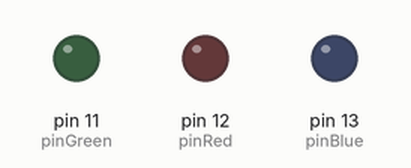
Recording of a sketch running on a simulated Arduino Uno, built with avr-gcc and run on an emulated ATmega328P. On the bench: output pins drawn as LEDs (lit = HIGH).

Above: at 1.5 s.
At 3.5 s:
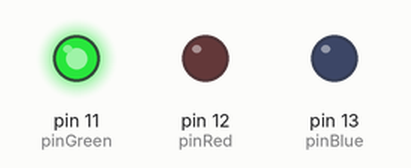
At 6.5 s:
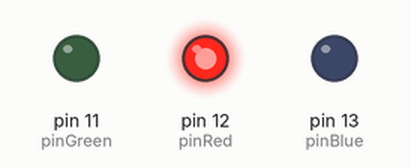
At 7.5 s:
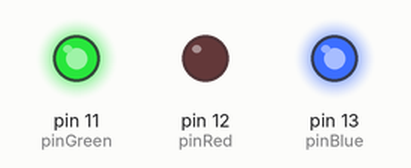
Timing chart, 0 to 10.4 s (numbered marks = the images above):
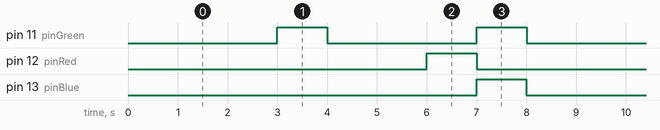

The sketch:

jdiaz88Lab1.ino
```cpp
// Jacob Diaz
// jdiaz88
// Link To Video:
//              https://youtu.be/6Df0rCVvcEQ

int pinBlue =  13;
int blueState = LOW;
unsigned long rememberedMillis1 = 0;

int pinRed =  12;
int redState = LOW;
unsigned long rememberedMillis2 = 0;

int pinGreen =  11;
int greenState = LOW;
unsigned long rememberedMillis3 = 0;


void setup() {
  // put your setup code here, to run once:
  pinMode(pinBlue, OUTPUT);
    pinMode(pinRed, OUTPUT);
      pinMode(pinGreen, OUTPUT);
    Serial.begin(9600);

}

void loop() {
flickerLight( pinBlue,  blueState,  rememberedMillis1,  1000,  7000);
flickerLight( pinRed,   redState,   rememberedMillis2,  1000,  6000);
flickerLight( pinGreen, greenState, rememberedMillis3,  1000,  3000);
}

void flickerLight(int ledPin, int &ledState,unsigned long &rememberedMillis, long durationOn, long durationOff){
      switch(ledState) {
        // If the led is ON
          case HIGH:
            // Check if the current time in millis + remembered millis is > duration it is supposed to be on
                if((millis() - rememberedMillis) > durationOn){
                  ledState = LOW;  // Turn off
                  rememberedMillis = millis();
                }
                break;

         // If the led is OFF
          case LOW:
            // Check if the current time in millis + remembered millis is > duration it is supposed to be off
                if((millis() - rememberedMillis) > durationOff){
                  ledState = HIGH;  //turn on
                  rememberedMillis = millis();
                }
                break;
         default:
                break;
      }
      digitalWrite(ledPin, ledState);
  }
```

Measured:
- by itself, pin 11 (pinGreen): alternates HIGH for 1.0 s and LOW for 3.0 s
- by itself, pin 12 (pinRed): alternates HIGH for 1.0 s and LOW for 6.0 s
- by itself, pin 13 (pinBlue): alternates HIGH for 1.0 s and LOW for 7.0 s
